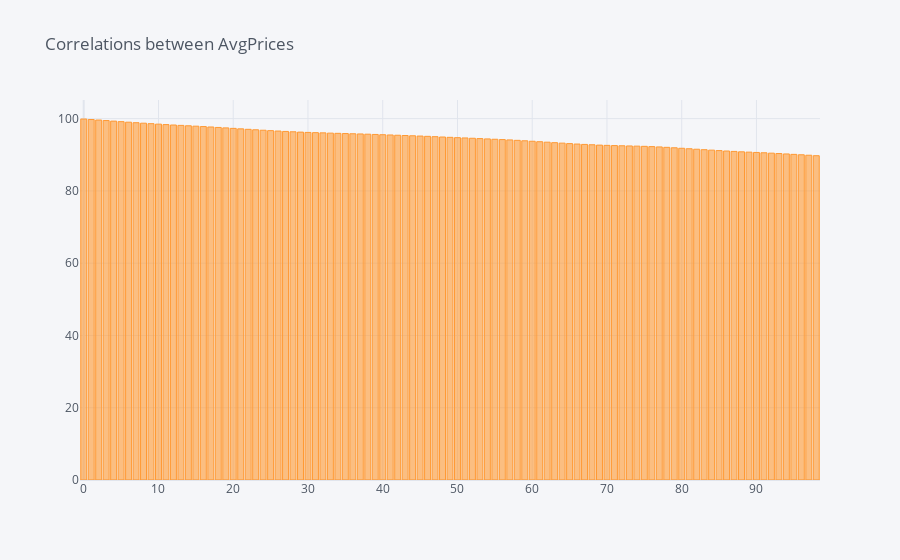

Notebook code cell kept with this figure:
### Code cell
numberofBackCorrelations = 100

correlationsValue = []

for i in range(1,numberofBackCorrelations):
    correlationsValue.append(instrument.AvgPrice.corr(instrument.AvgPrice.shift(i)) * 100)
    #print(correlationsValue[i-1])

correlationsValue = pd.DataFrame(correlationsValue)
correlationsValue.iplot(kind='bar', color="orange", title="Correlations between AvgPrices")

### Figure 1 — Plotly figure (JSON) as saved in the notebook; plotly's stock layout.template omitted (floating-point values rounded to 4 significant figures)
{"data": [{"marker": {"color": "rgba(255, 153, 51, 0.6)", "line": {"color": "rgba(255, 153, 51, 1.0)", "width": 1}}, "name": "0", "orientation": "v", "text": "", "type": "bar", "x": [0, 1, 2, 3, 4, 5, 6, 7, 8, 9, 10, 11, 12, 13, 14, 15, 16, 17, 18, 19, 20, 21, 22, 23, 24, 25, 26, 27, 28, 29, 30, 31, 32, 33, 34, 35, 36, 37, 38, 39, 40, 41, 42, 43, 44, 45, 46, 47, 48, 49, 50, 51, 52, 53, 54, 55, 56, 57, 58, 59, 60, 61, 62, 63, 64, 65, 66, 67, 68, 69, 70, 71, 72, 73, 74, 75, 76, 77, 78, 79, 80, 81, 82, 83, 84, 85, 86, 87, 88, 89, 90, 91, 92, 93, 94, 95, 96, 97, 98], "y": [99.9, 99.75, 99.61, 99.47, 99.32, 99.17, 99.01, 98.87, 98.74, 98.61, 98.47, 98.35, 98.24, 98.13, 98.02, 97.91, 97.8, 97.69, 97.56, 97.44, 97.3, 97.17, 97.04, 96.91, 96.79, 96.68, 96.57, 96.46, 96.36, 96.27, 96.19, 96.12, 96.06, 95.99, 95.93, 95.87, 95.81, 95.76, 95.7, 95.63, 95.55, 95.48, 95.41, 95.33, 95.25, 95.18, 95.1, 95.01, 94.92, 94.82, 94.73, 94.65, 94.57, 94.48, 94.39, 94.29, 94.2, 94.11, 94.0, 93.87, 93.74, 93.61, 93.48, 93.35, 93.22, 93.09, 92.97, 92.86, 92.77, 92.67, 92.6, 92.54, 92.49, 92.44, 92.39, 92.33, 92.25, 92.17, 92.06, 91.93, 91.8, 91.67, 91.54, 91.4, 91.28, 91.16, 91.04, 90.93, 90.82, 90.73, 90.64, 90.55, 90.44, 90.34, 90.23, 90.11, 90.0, 89.88, 89.74]}], "layout": {"legend": {"bgcolor": "#F5F6F9", "font": {"color": "#4D5663"}}, "paper_bgcolor": "#F5F6F9", "plot_bgcolor": "#F5F6F9", "title": {"font": {"color": "#4D5663"}, "text": "Correlations between AvgPrices"}, "xaxis": {"gridcolor": "#E1E5ED", "showgrid": true, "tickfont": {"color": "#4D5663"}, "title": {"font": {"color": "#4D5663"}, "text": ""}, "zerolinecolor": "#E1E5ED"}, "yaxis": {"gridcolor": "#E1E5ED", "showgrid": true, "tickfont": {"color": "#4D5663"}, "title": {"font": {"color": "#4D5663"}, "text": ""}, "zerolinecolor": "#E1E5ED"}}}
